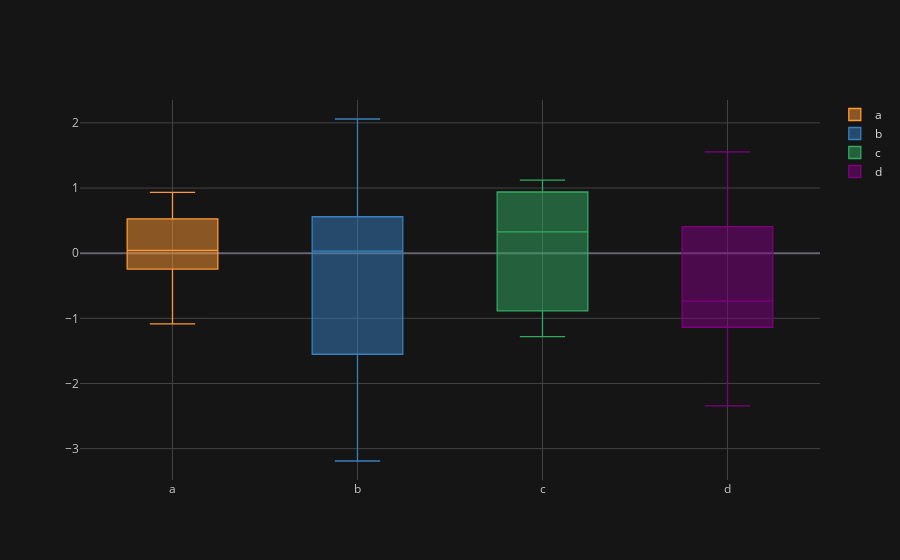

The code cell stored with this chart in its notebook:
### Code cell
df.iplot(kind='box')

### Figure 1 — Plotly figure (JSON) as saved in the notebook; plotly's stock layout.template omitted (floating-point values rounded to 4 significant figures)
{"data": [{"boxpoints": false, "line": {"width": 1.3}, "marker": {"color": "rgba(255, 153, 51, 1.0)"}, "name": "a", "orientation": "v", "type": "box", "y": [0.8839, -1.085, 0.5031, -0.792, -0.04419, -0.1686, -0.2433, 0.1288, 0.9329, 0.5271]}, {"boxpoints": false, "line": {"width": 1.3}, "marker": {"color": "rgba(55, 128, 191, 1.0)"}, "name": "b", "orientation": "v", "type": "box", "y": [0.1959, 0.5597, 0.4064, -0.8424, 1.568, -3.19, -0.13, -2.067, 2.06, -1.551]}, {"boxpoints": false, "line": {"width": 1.3}, "marker": {"color": "rgba(50, 171, 96, 1.0)"}, "name": "c", "orientation": "v", "type": "box", "y": [0.3575, 0.9395, 0.3235, -1.28, 1.051, 1.12, -0.109, -0.8855, -0.9349, 0.3296]}, {"boxpoints": false, "line": {"width": 1.3}, "marker": {"color": "rgba(128, 0, 128, 1.0)"}, "name": "d", "orientation": "v", "type": "box", "y": [-2.343, -0.9785, -0.4934, 0.2457, 0.4064, 1.333, 1.556, -1.105, -1.613, -1.137]}], "layout": {"legend": {"bgcolor": "#151516", "font": {"color": "#D9D9D9"}}, "paper_bgcolor": "#151516", "plot_bgcolor": "#151516", "title": {"font": {"color": "#D9D9D9"}}, "xaxis": {"gridcolor": "#434343", "showgrid": true, "tickfont": {"color": "#C2C2C2"}, "title": {"font": {"color": "#D9D9D9"}, "text": ""}, "zerolinecolor": "#666570"}, "yaxis": {"gridcolor": "#434343", "showgrid": true, "tickfont": {"color": "#C2C2C2"}, "title": {"font": {"color": "#D9D9D9"}, "text": ""}, "zerolinecolor": "#666570"}}}
